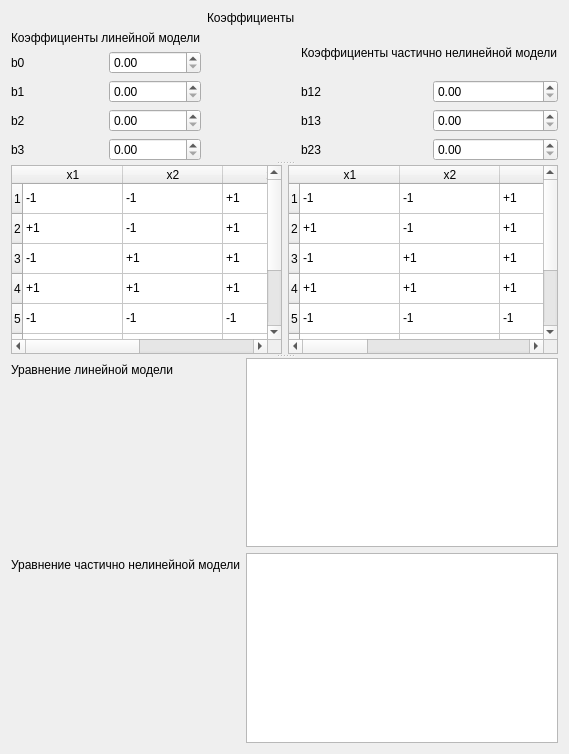
      <widget class="QWidget" name="tab_3">
       <attribute name="title">
        <string>ПФЭ</string>
       </attribute>
       <layout class="QGridLayout" name="gridLayout_11">
        <item row="0" column="0">
         <widget class="QSplitter" name="splitter">
          <property name="orientation">
           <enum>Qt::Vertical</enum>
          </property>
          <property name="childrenCollapsible">
           <bool>false</bool>
          </property>
          <widget class="QWidget" name="layoutWidget">
           <layout class="QGridLayout" name="gridLayout_14">
            <item row="0" column="1">
             <widget class="QLabel" name="label_29">
              <property name="text">
               <string>Коэффициенты</string>
              </property>
             </widget>
            </item>
            <item row="1" column="0">
             <layout class="QGridLayout" name="gridLayout_12">
              <item row="0" column="0" colspan="2">
               <widget class="QLabel" name="label_23">
                <property name="text">
                 <string>Коэффициенты линейной модели</string>
                </property>
               </widget>
              </item>
              <item row="1" column="0">
               <widget class="QLabel" name="label_25">
                <property name="text">
                 <string>b0</string>
                </property>
               </widget>
              </item>
              <item row="1" column="1">
               <widget class="QDoubleSpinBox" name="doubleSpinBox_20"/>
              </item>
              <item row="2" column="0">
               <widget class="QLabel" name="label_26">
                <property name="text">
                 <string>b1</string>
                </property>
               </widget>
              </item>
              <item row="2" column="1">
               <widget class="QDoubleSpinBox" name="doubleSpinBox_21"/>
              </item>
              <item row="3" column="0">
               <widget class="QLabel" name="label_27">
                <property name="text">
                 <string>b2</string>
                </property>
               </widget>
              </item>
              <item row="3" column="1">
               <widget class="QDoubleSpinBox" name="doubleSpinBox_22"/>
              </item>
              <item row="4" column="0">
               <widget class="QLabel" name="label_28">
                <property name="text">
                 <string>b3</string>
                </property>
               </widget>
              </item>
              <item row="4" column="1">
               <widget class="QDoubleSpinBox" name="doubleSpinBox_23"/>
              </item>
             </layout>
            </item>
            <item row="1" column="2">
             <layout class="QGridLayout" name="gridLayout_13">
              <item row="0" column="0" colspan="2">
               <widget class="QLabel" name="label_24">
                <property name="text">
                 <string>Коэффициенты частично нелинейной модели</string>
                </property>
               </widget>
              </item>
              <item row="1" column="0">
               <widget class="QLabel" name="label_30">
                <property name="text">
                 <string>b12</string>
                </property>
               </widget>
              </item>
              <item row="1" column="1">
               <widget class="QDoubleSpinBox" name="doubleSpinBox_24"/>
              </item>
              <item row="2" column="0">
               <widget class="QLabel" name="label_31">
                <property name="text">
                 <string>b13</string>
                </property>
               </widget>
              </item>
              <item row="2" column="1">
               <widget class="QDoubleSpinBox" name="doubleSpinBox_25"/>
              </item>
              <item row="3" column="0">
               <widget class="QLabel" name="label_32">
                <property name="text">
                 <string>b23</string>
                </property>
               </widget>
              </item>
              <item row="3" column="1">
               <widget class="QDoubleSpinBox" name="doubleSpinBox_26"/>
              </item>
             </layout>
            </item>
           </layout>
          </widget>
          <widget class="QWidget" name="layoutWidget">
           <layout class="QHBoxLayout" name="horizontalLayout">
            <item>
             <widget class="QTableWidget" name="tableWidget">
              <property name="sizePolicy">
               <sizepolicy hsizetype="Expanding" vsizetype="Expanding">
                <horstretch>0</horstretch>
                <verstretch>1</verstretch>
               </sizepolicy>
              </property>
              <row>
               <property name="text">
                <string>1</string>
               </property>
              </row>
              <row>
               <property name="text">
                <string>2</string>
               </property>
              </row>
              <row>
               <property name="text">
                <string>3</string>
               </property>
              </row>
              <row>
               <property name="text">
                <string>4</string>
               </property>
              </row>
              <row>
               <property name="text">
                <string>5</string>
               </property>
              </row>
              <row>
               <property name="text">
                <string>6</string>
               </property>
              </row>
              <row>
               <property name="text">
                <string>7</string>
               </property>
              </row>
              <row>
               <property name="text">
                <string>8</string>
               </property>
              </row>
              <column>
               <property name="text">
                <string>x1</string>
               </property>
              </column>
              <column>
               <property name="text">
                <string>x2</string>
               </property>
              </column>
              <column>
               <property name="text">
                <string>x3</string>
               </property>
              </column>
              <column>
               <property name="text">
                <string>y</string>
               </property>
              </column>
              <item row="0" column="0">
               <property name="text">
                <string>-1</string>
               </property>
              </item>
              <item row="0" column="1">
               <property name="text">
                <string>-1</string>
               </property>
              </item>
              <item row="0" column="2">
               <property name="text">
                <string>+1</string>
               </property>
              </item>
              <item row="1" column="0">
               <property name="text">
                <string>+1</string>
               </property>
              </item>
              <item row="1" column="1">
               <property name="text">
                <string>-1</string>
               </property>
              </item>
              <item row="1" column="2">
               <property name="text">
                <string>+1</string>
               </property>
              </item>
              <item row="2" column="0">
               <property name="text">
                <string>-1</string>
               </property>
              </item>
              <item row="2" column="1">
               <property name="text">
                <string>+1</string>
               </property>
              </item>
              <item row="2" column="2">
               <property name="text">
                <string>+1</string>
               </property>
              </item>
              <item row="3" column="0">
               <property name="text">
                <string>+1</string>
               </property>
              </item>
              <item row="3" column="1">
               <property name="text">
                <string>+1</string>
               </property>
              </item>
              <item row="3" column="2">
               <property name="text">
                <string>+1</string>
               </property>
              </item>
              <item row="4" column="0">
               <property name="text">
                <string>-1</string>
               </property>
              </item>
              <item row="4" column="1">
               <property name="text">
                <string>-1</string>
               </property>
              </item>
              <item row="4" column="2">
               <property name="text">
                <string>-1</string>
               </property>
              </item>
              <item row="5" column="0">
               <property name="text">
                <string>+1</string>
               </property>
              </item>
              <item row="5" column="1">
               <property name="text">
                <string>-1</string>
               </property>
              </item>
              <item row="5" column="2">
               <property name="text">
                <string>-1</string>
               </property>
              </item>
              <item row="6" column="0">
               <property name="text">
                <string>-1</string>
               </property>
              </item>
              <item row="6" column="1">
               <property name="text">
                <string>+1</string>
               </property>
              </item>
              <item row="6" column="2">
               <property name="text">
                <string>-1</string>
               </property>
              </item>
              <item row="7" column="0">
               <property name="text">
                <string>+1</string>
               </property>
              </item>
              <item row="7" column="1">
               <property name="text">
                <string>+1</string>
               </property>
              </item>
              <item row="7" column="2">
               <property name="text">
                <string>-1</string>
               </property>
              </item>
             </widget>
            </item>
            <item>
             <widget class="QTableWidget" name="tableWidget_2">
              <row>
               <property name="text">
                <string>1</string>
               </property>
              </row>
              <row>
               <property name="text">
                <string>2</string>
               </property>
              </row>
              <row>
               <property name="text">
                <string>3</string>
               </property>
              </row>
              <row>
               <property name="text">
                <string>4</string>
               </property>
              </row>
              <row>
               <property name="text">
                <string>5</string>
               </property>
              </row>
              <row>
               <property name="text">
                <string>6</string>
               </property>
              </row>
              <row>
               <property name="text">
                <string>7</string>
               </property>
              </row>
              <row>
               <property name="text">
                <string>8</string>
               </property>
              </row>
              <column>
               <property name="text">
                <string>x1</string>
               </property>
              </column>
              <column>
               <property name="text">
                <string>x2</string>
               </property>
              </column>
              <column>
               <property name="text">
                <string>x3</string>
               </property>
              </column>
              <column>
               <property name="text">
                <string>x12</string>
               </property>
              </column>
              <column>
               <property name="text">
                <string>x23</string>
               </property>
              </column>
              <column>
               <property name="text">
                <string>x13</string>
               </property>
              </column>
              <column>
               <property name="text">
                <string>y</string>
               </property>
              </column>
              <item row="0" column="0">
               <property name="text">
                <string>-1</string>
               </property>
              </item>
              <item row="0" column="1">
               <property name="text">
                <string>-1</string>
               </property>
              </item>
              <item row="0" column="2">
               <property name="text">
                <string>+1</string>
               </property>
              </item>
              <item row="0" column="3">
               <property name="text">
                <string>+1</string>
               </property>
              </item>
              <item row="0" column="4">
               <property name="text">
                <string>-1</string>
               </property>
              </item>
              <item row="0" column="5">
               <property name="text">
                <string>-1</string>
               </property>
              </item>
              <item row="1" column="0">
               <property name="text">
                <string>+1</string>
               </property>
              </item>
              <item row="1" column="1">
               <property name="text">
                <string>-1</string>
               </property>
              </item>
              <item row="1" column="2">
               <property name="text">
                <string>+1</string>
               </property>
              </item>
              <item row="1" column="3">
               <property name="text">
                <string>-1</string>
               </property>
              </item>
              <item row="1" column="4">
               <property name="text">
                <string>-1</string>
               </property>
              </item>
              <item row="1" column="5">
               <property name="text">
                <string>+1</string>
               </property>
              </item>
              <item row="2" column="0">
               <property name="text">
                <string>-1</string>
               </property>
              </item>
              <item row="2" column="1">
               <property name="text">
                <string>+1</string>
               </property>
              </item>
              <item row="2" column="2">
               <property name="text">
                <string>+1</string>
               </property>
              </item>
              <item row="2" column="3">
               <property name="text">
                <string>-1</string>
               </property>
              </item>
              <item row="2" column="4">
               <property name="text">
                <string>+1</string>
               </property>
              </item>
              <item row="2" column="5">
               <property name="text">
                <string>-1</string>
               </property>
              </item>
              <item row="3" column="0">
               <property name="text">
                <string>+1</string>
               </property>
              </item>
              <item row="3" column="1">
               <property name="text">
                <string>+1</string>
               </property>
              </item>
              <item row="3" column="2">
               <property name="text">
                <string>+1</string>
               </property>
              </item>
              <item row="3" column="3">
               <property name="text">
                <string>+1</string>
               </property>
              </item>
              <item row="3" column="4">
               <property name="text">
                <string>+1</string>
               </property>
              </item>
              <item row="3" column="5">
               <property name="text">
                <string>+1</string>
               </property>
              </item>
              <item row="4" column="0">
               <property name="text">
                <string>-1</string>
               </property>
              </item>
              <item row="4" column="1">
               <property name="text">
                <string>-1</string>
               </property>
              </item>
              <item row="4" column="2">
               <property name="text">
                <string>-1</string>
               </property>
              </item>
              <item row="4" column="3">
               <property name="text">
                <string>+1</string>
               </property>
              </item>
              <item row="4" column="4">
               <property name="text">
                <string>+1</string>
               </property>
              </item>
              <item row="4" column="5">
               <property name="text">
                <string>+1</string>
               </property>
              </item>
              <item row="5" column="0">
               <property name="text">
                <string>+1</string>
               </property>
              </item>
              <item row="5" column="1">
               <property name="text">
                <string>-1</string>
               </property>
              </item>
              <item row="5" column="2">
               <property name="text">
                <string>-1</string>
               </property>
              </item>
              <item row="5" column="3">
               <property name="text">
                <string>-1</string>
               </property>
              </item>
              <item row="5" column="4">
               <property name="text">
                <string>+1</string>
               </property>
              </item>
              <item row="5" column="5">
               <property name="text">
                <string>-1</string>
               </property>
              </item>
              <item row="6" column="0">
               <property name="text">
                <string>-1</string>
               </property>
              </item>
              <item row="6" column="1">
               <property name="text">
                <string>+1</string>
               </property>
              </item>
              <item row="6" column="2">
               <property name="text">
                <string>-1</string>
               </property>
              </item>
              <item row="6" column="3">
               <property name="text">
                <string>-1</string>
               </property>
              </item>
              <item row="6" column="4">
               <property name="text">
                <string>-1</string>
               </property>
              </item>
              <item row="6" column="5">
               <property name="text">
                <string>+1</string>
               </property>
              </item>
              <item row="7" column="0">
               <property name="text">
                <string>+1</string>
               </property>
              </item>
              <item row="7" column="1">
               <property name="text">
                <string>+1</string>
               </property>
              </item>
              <item row="7" column="2">
               <property name="text">
                <string>-1</string>
               </property>
              </item>
              <item row="7" column="3">
               <property name="text">
                <string>+1</string>
               </property>
              </item>
              <item row="7" column="4">
               <property name="text">
                <string>-1</string>
               </property>
              </item>
              <item row="7" column="5">
               <property name="text">
                <string>-1</string>
               </property>
              </item>
             </widget>
            </item>
           </layout>
          </widget>
          <widget class="QWidget" name="layoutWidget">
           <layout class="QFormLayout" name="formLayout_2">
            <property name="sizeConstraint">
             <enum>QLayout::SetMinimumSize</enum>
            </property>
            <item row="0" column="0">
             <widget class="QLabel" name="label_33">
              <property name="text">
               <string>Уравнение линейной модели</string>
              </property>
             </widget>
            </item>
            <item row="0" column="1">
             <widget class="QPlainTextEdit" name="plainTextEdit">
              <property name="sizePolicy">
               <sizepolicy hsizetype="Expanding" vsizetype="Preferred">
                <horstretch>0</horstretch>
                <verstretch>0</verstretch>
               </sizepolicy>
              </property>
              <property name="readOnly">
               <bool>true</bool>
              </property>
             </widget>
            </item>
            <item row="1" column="0">
             <widget class="QLabel" name="label_34">
              <property name="text">
               <string>Уравнение частично нелинейной модели</string>
              </property>
             </widget>
            </item>
            <item row="1" column="1">
             <widget class="QPlainTextEdit" name="plainTextEdit_2">
              <property name="sizePolicy">
               <sizepolicy hsizetype="Expanding" vsizetype="Preferred">
                <horstretch>0</horstretch>
                <verstretch>0</verstretch>
               </sizepolicy>
              </property>
              <property name="readOnly">
               <bool>true</bool>
              </property>
             </widget>
            </item>
           </layout>
          </widget>
         </widget>
        </item>
       </layout>
      </widget>
